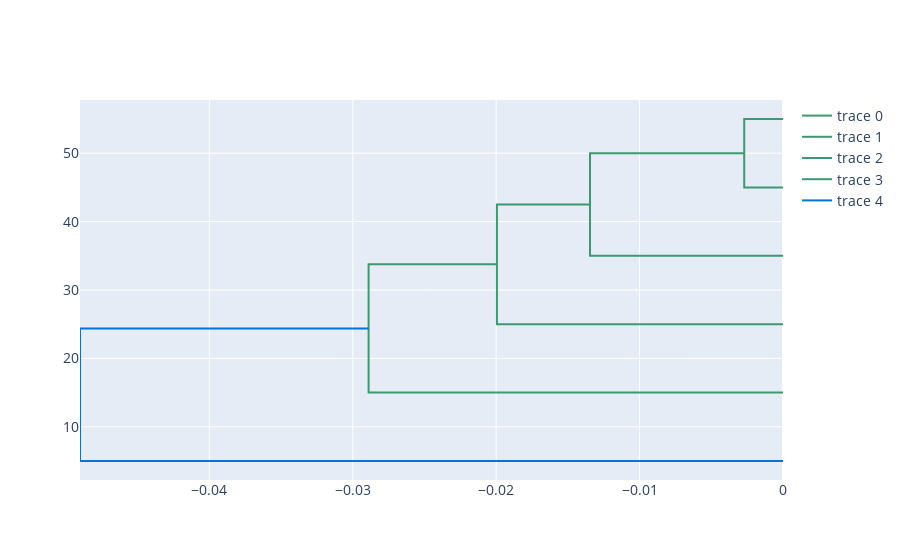

Write notebook code for a chart like this one.
### Code cell
import plotly.figure_factory as ff
import plotly.graph_objects as go
import numpy as np

# Z is formatted as follows: SARS2 value, SARS, MERS... etc for ORF1b
# " " for ORF1a
# " " for E
# " " for N
# " " for M
# " " for S


z = [[-0.000001, 0.0, 0.00037, 0.00074, 0.0, 0.0, 0.00037],  # all ORF1b values
     [-0.000001, 0.0, -0.000001, 0.00044, 0.00228, 0.00123, 0.00098], # ORF1a
     [0.01316, 0.0, 0.0, 0.0, 0.0, 0.0, 0.0], #E
    [0.04762, 0.0, 0.00242, 0.00226, 0.00223, 0.0, 0.0], #N
     [0.0, 0.0, 0.01364, 0.00446, 0.00433, 0.0, 0.0], #M
     [0.01099, 0.0, 0.0, 0.00588, 0.02462, 0.00074, 0.00936]] #all spike values


x = ['SARS2', 'SARS', 'MERS', "HKU1", "OC43", "NL63", "229E"]
y = ["ORF1b","ORF1a","E",'N', 'M', 'S']


#fig = ff.create_dendrogram(np.array(z), orientation='right')

#for data in dendro_side['data']:
#    fig.add_trace(data)
    
#fig = ff.create_annotated_heatmap(z, x=x, y=y, annotation_text=z_text, colorscale='Viridis')

#fig = ff.create_annotated_heatmap(z, x=x, y=y, colorscale='Portland')

fig = go.Figure()

labels = y
dendro_side = ff.create_dendrogram(np.array(z), orientation='right', labels=labels)

for data in dendro_side['data']:
    fig.add_traces(data)

#fig.add_traces(dendro_side['data'])

#dendro_side = ff.create_dendrogram(np.array(z), orientation='right', labels=labels)

#for i in range(len(dendro_side['data'])):
#    dendro_side['data'][i]['xaxis'] = 'x2'

#fig.add_traces(dendro_side['data'])
    
# Add Side Dendrogram Data to Figure
#for data in dendro_side['data']:
#    fig.add_trace(data)

#fig.text(0.5, 0.93, "This is my Title", horizontalalignment='center', fontproperties=font2)
# https://plotly.com/python/figure-labels/

#fig1 = ff.create_annotated_heatmap(z, x=x, y=y, colorscale='Portland')

#fig.add_traces(fig1)
fig.update_layout(
    font=dict(
        size=14
    )
)
#fig.write_image("meme_heatmap_v2.png")
fig.show()

### Figure 1 — Plotly figure (JSON) as saved in the notebook; plotly's stock layout.template omitted (floating-point values rounded to 4 significant figures)
{"data": [{"hoverinfo": "text", "marker": {"color": "rgb(61,153,112)"}, "mode": "lines", "type": "scatter", "x": [0, -0.002704, -0.002704, 0], "xaxis": "x", "y": [45, 45, 55, 55], "yaxis": "y"}, {"hoverinfo": "text", "marker": {"color": "rgb(61,153,112)"}, "mode": "lines", "type": "scatter", "x": [0, -0.01346, -0.01346, -0.002704], "xaxis": "x", "y": [35, 35, 50, 50], "yaxis": "y"}, {"hoverinfo": "text", "marker": {"color": "rgb(61,153,112)"}, "mode": "lines", "type": "scatter", "x": [0, -0.01995, -0.01995, -0.01346], "xaxis": "x", "y": [25, 25, 42.5, 42.5], "yaxis": "y"}, {"hoverinfo": "text", "marker": {"color": "rgb(61,153,112)"}, "mode": "lines", "type": "scatter", "x": [0, -0.02889, -0.02889, -0.01995], "xaxis": "x", "y": [15, 15, 33.75, 33.75], "yaxis": "y"}, {"hoverinfo": "text", "marker": {"color": "rgb(0,116,217)"}, "mode": "lines", "type": "scatter", "x": [0, -0.04902, -0.04902, -0.02889], "xaxis": "x", "y": [5, 5, 24.38, 24.38], "yaxis": "y"}], "layout": {"font": {"size": 14}}}
